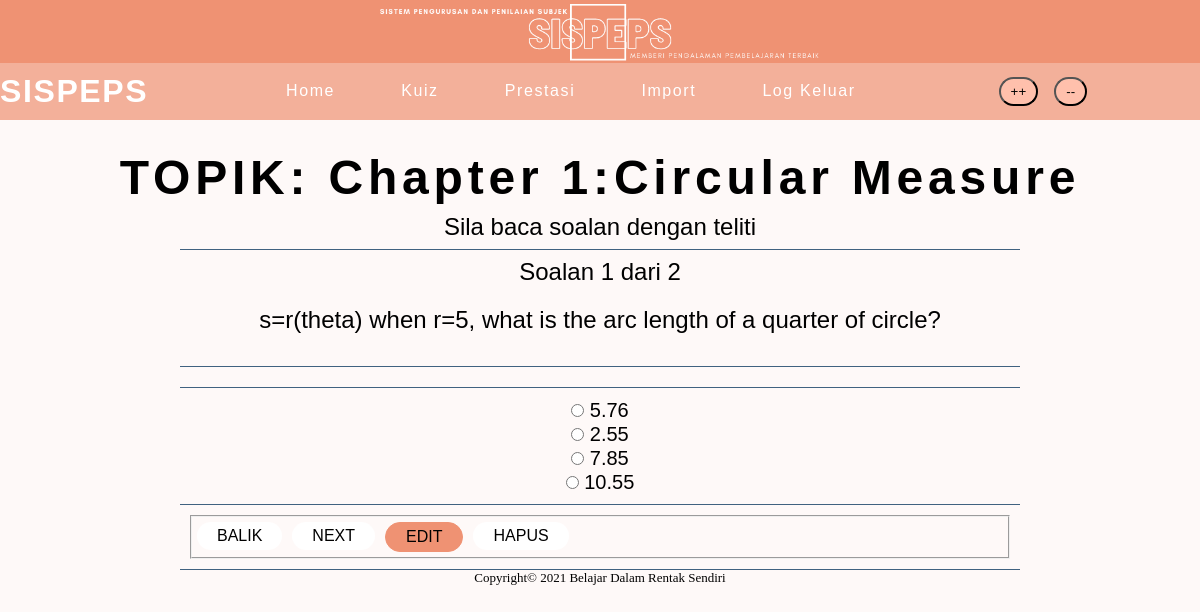
/papar_soalan.php?idtopik=32&n=1&jenis_soalan=1 (signed in), run on the app's committed database.
### tables this page shows
CREATE TABLE `topik` (
  `idtopik` int(11) NOT NULL,
  `topik` varchar(30) NOT NULL,
  `markah` int(11) NOT NULL,
  `idsubjek` int(11) NOT NULL,
  `idpengguna` varchar(12) NOT NULL
);

CREATE TABLE `soalan` (
  `idsoalan` int(11) NOT NULL,
  `bilangan` int(11) NOT NULL,
  `item` text NOT NULL,
  `jenis` int(10) NOT NULL,
  `gambar` varchar(100) NOT NULL,
  `idtopik` int(11) NOT NULL
);

CREATE TABLE `pilihan` (
  `idpilihan` int(11) NOT NULL,
  `bilangan` int(10) NOT NULL,
  `pilihan` varchar(20) NOT NULL,
  `jawapan` text NOT NULL,
  `idsoalan` int(11) NOT NULL
);

### src/papar_soalan.php (the view, shortened to what this page needs)
<?php
include 'header.php';
?>
<?php
$topik_pilihan=$_GET['idtopik'];
$jenis=$_GET['jenis_soalan'];
$dataTopik=mysqli_query($hubung,"SELECT * FROM topik WHERE idtopik=$topik_pilihan");
$getTopik=mysqli_fetch_array($dataTopik);
$results=mysqli_query($hubung,"SELECT * FROM soalan WHERE idtopik=$topik_pilihan AND jenis=$jenis");
$total=mysqli_num_rows($results);
$number = (int)$_GET['n'];
$results2=mysqli_query($hubung,"SELECT * FROM soalan WHERE bilangan=$number AND idtopik=$topik_pilihan AND jenis=$jenis");
$question=mysqli_fetch_assoc($results2);
$pilihan=mysqli_query($hubung,"SELECT * FROM pilihan WHERE bilangan=$number AND idsoalan='$question[idsoalan]'");
?>
<html>
    <head> <?php include 'menu.php'; ?> </head>
    <body>
        <h2 class="title" style="text-align: center;">TOPIK: <?= $getTopik['topik']; ?></h2>
        <main>
            <table class="table" width="70%" border="0" align="center">
            <tr>
                <td>
                <?php
                    echo "Sila baca soalan dengan teliti";
                ?>
                </td>
            </tr>
            <tr>
                <td>
                    Soalan <?= $number; ?> dari <?= $total; ?>
                    <br><br>
                    <?= $question['item']; ?>
                    <br><br>
                </td>
            </tr>
            <tr>
                <td>
                </td>
            </tr>
            <tr>
                <td >
                    <?php
                        if($question['jenis']==1){
                    ?>
                    <ul><?php
                        while($row=mysqli_fetch_assoc($pilihan)):
                    ?>
                        <li><input name="choice" type="radio" value="<?= $row['idpilihan']; ?>" required/>
                            <?= $row['jawapan'];?>
                        </li>
                        <?php endwhile; ?>
                    </ul>
                    <?php
                        } else{
                    ?>
                    <div class="answer-section">
                        <input id="ruangjawapan" type="text" name="idJAWAPAN" placeholder="Taip jawapan di sini." size="70%" />
                    </div>
                    <?php } ?>
                </td>
            </tr>
            <tr>
                <td>
                    <fieldset class="action">
                        <input class="btn sub" type="button" value="BALIK" onclick="history.back()" />
                        <a href="papar_soalan.php?idtopik=<?=$topik_pilihan;?>&n=<?=$number+1;?>&jenis_soalan=<?=$jenis;?>"><button class="btn sub">NEXT</button></a>
                        <a href="edit_soalan.php?idsoalan=<?=$question['idsoalan'];?>"><button class="btn main">EDIT</button></a>
                        <a href="hapus_soalan.php?idsoalan=<?=$question['idsoalan'];?>"><button class="btn sub">HAPUS</button></a>
                        </fieldset>
                </td>
            </tr>
            </table>
        </main>
        <?php include 'footer.php'; ?>
    </body>
</html>

### src/style2.css (style rules this page uses)
* { padding: 0; margin: 0; }
body { background-color: #fef9f8; }
.title { font-size:48px; font-family: 'HelveticaNeue Light', Arial, sans-serif; font-weight: 700; letter-spacing: 0.1em; color: black; margin: 30px 0px 0px 0px; }
.btn { display: block; padding: 10px 45px; background-color: #ef9273; box-sizing: border-box; border-radius: 6px; color: black; text-decoration: none; font-size: 25px; float: right; margin: 0px 10px 0px 10px; transition: background-color .5s, border .5s; font-family: 'HelveticaNeue Light', Arial, sans-serif; }
.action .btn.main { display: block; padding: 5px 20px; background-color: #ef9273; box-sizing: border-box; border-radius: 60px; color: black; text-decoration: none; font-size: 16px; float: left; margin: 5px; border: 1px solid #ef9273; }
.action .btn.sub { display: block; padding: 5px 20px; background-color: white; box-sizing: border-box; border-radius: 60px; color: black; text-decoration: none; font-size: 16px; float: left; margin: 5px; border: 0px; }
.table { margin: auto; width: 70%; padding:40px; color:black; line-height: 1.5em; text-align: center; border-collapse: collapse; font-family: Helvetica, Arial, sans-serif; }
.table tr td { padding: 10px; font-size: 24px; border-bottom: #406280 1.5px solid; }
.table tr td ul li { list-style: none; font-size: 20px; }

### data on the page
topik: topik "Chapter 1:Circular Measure"
soalan: item "s=r(theta) when r=5, what is the arc length of a quarter of circle?"
pilihan: jawapan "5.76"
pilihan: jawapan "2.55"
pilihan: jawapan "7.85"
pilihan: jawapan "10.55"

### other printed values
$number "1"
$total "2"
$footer "Belajar Dalam Rentak Sendiri"
